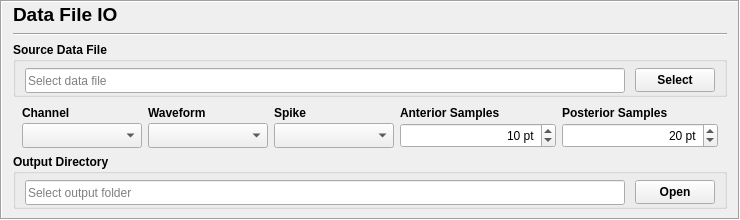
     <widget class="QFrame" name="dataFrame">
      <property name="minimumSize">
       <size>
        <width>740</width>
        <height>220</height>
       </size>
      </property>
      <property name="maximumSize">
       <size>
        <width>16777215</width>
        <height>220</height>
       </size>
      </property>
      <property name="frameShape">
       <enum>QFrame::Shape::Box</enum>
      </property>
      <property name="frameShadow">
       <enum>QFrame::Shadow::Sunken</enum>
      </property>
      <layout class="QVBoxLayout" name="dataLayout">
       <property name="topMargin">
        <number>0</number>
       </property>
       <property name="bottomMargin">
        <number>6</number>
       </property>
       <item>
        <widget class="QLabel" name="dataLabel">
         <property name="minimumSize">
          <size>
           <width>200</width>
           <height>25</height>
          </size>
         </property>
         <property name="maximumSize">
          <size>
           <width>16777215</width>
           <height>25</height>
          </size>
         </property>
         <property name="font">
          <font>
           <pointsize>14</pointsize>
           <bold>true</bold>
          </font>
         </property>
         <property name="text">
          <string>Data File IO</string>
         </property>
        </widget>
       </item>
       <item>
        <widget class="Line" name="dataLine">
         <property name="minimumSize">
          <size>
           <width>200</width>
           <height>0</height>
          </size>
         </property>
         <property name="orientation">
          <enum>Qt::Orientation::Horizontal</enum>
         </property>
        </widget>
       </item>
       <item>
        <widget class="QGroupBox" name="srcFileBox">
         <property name="minimumSize">
          <size>
           <width>650</width>
           <height>55</height>
          </size>
         </property>
         <property name="maximumSize">
          <size>
           <width>16777215</width>
           <height>55</height>
          </size>
         </property>
         <property name="font">
          <font>
           <bold>true</bold>
          </font>
         </property>
         <property name="title">
          <string>Source Data File</string>
         </property>
         <layout class="QHBoxLayout" name="srcBoxLayout">
          <property name="spacing">
           <number>10</number>
          </property>
          <property name="topMargin">
           <number>6</number>
          </property>
          <property name="bottomMargin">
           <number>6</number>
          </property>
          <item>
           <widget class="QLineEdit" name="srcFilePath">
            <property name="minimumSize">
             <size>
              <width>500</width>
              <height>25</height>
             </size>
            </property>
            <property name="maximumSize">
             <size>
              <width>16777215</width>
              <height>25</height>
             </size>
            </property>
            <property name="font">
             <font>
              <pointsize>9</pointsize>
              <bold>false</bold>
             </font>
            </property>
            <property name="placeholderText">
             <string>Select data file</string>
            </property>
           </widget>
          </item>
          <item>
           <widget class="QPushButton" name="srcFileSelect">
            <property name="minimumSize">
             <size>
              <width>80</width>
              <height>24</height>
             </size>
            </property>
            <property name="maximumSize">
             <size>
              <width>80</width>
              <height>24</height>
             </size>
            </property>
            <property name="font">
             <font>
              <pointsize>9</pointsize>
              <bold>true</bold>
             </font>
            </property>
            <property name="text">
             <string>Select</string>
            </property>
           </widget>
          </item>
         </layout>
        </widget>
       </item>
       <item>
        <layout class="QHBoxLayout" name="datSelLayout">
         <property name="leftMargin">
          <number>9</number>
         </property>
         <property name="rightMargin">
          <number>9</number>
         </property>
         <item>
          <layout class="QVBoxLayout" name="datChnLayout">
           <property name="spacing">
            <number>0</number>
           </property>
           <item>
            <widget class="QLabel" name="datChnLabel">
             <property name="minimumSize">
              <size>
               <width>0</width>
               <height>20</height>
              </size>
             </property>
             <property name="maximumSize">
              <size>
               <width>16777215</width>
               <height>20</height>
              </size>
             </property>
             <property name="font">
              <font>
               <pointsize>9</pointsize>
               <bold>true</bold>
              </font>
             </property>
             <property name="text">
              <string>Channel</string>
             </property>
            </widget>
           </item>
           <item>
            <widget class="QComboBox" name="datChnCombo">
             <property name="minimumSize">
              <size>
               <width>120</width>
               <height>25</height>
              </size>
             </property>
             <property name="maximumSize">
              <size>
               <width>120</width>
               <height>25</height>
              </size>
             </property>
             <property name="font">
              <font>
               <pointsize>9</pointsize>
               <bold>false</bold>
              </font>
             </property>
            </widget>
           </item>
          </layout>
         </item>
         <item>
          <layout class="QVBoxLayout" name="datWfmLayout">
           <property name="spacing">
            <number>0</number>
           </property>
           <item>
            <widget class="QLabel" name="datWfmLabel">
             <property name="minimumSize">
              <size>
               <width>0</width>
               <height>20</height>
              </size>
             </property>
             <property name="maximumSize">
              <size>
               <width>16777215</width>
               <height>20</height>
              </size>
             </property>
             <property name="font">
              <font>
               <pointsize>9</pointsize>
               <bold>true</bold>
              </font>
             </property>
             <property name="text">
              <string>Waveform</string>
             </property>
            </widget>
           </item>
           <item>
            <widget class="QComboBox" name="datWfmCombo">
             <property name="minimumSize">
              <size>
               <width>120</width>
               <height>25</height>
              </size>
             </property>
             <property name="maximumSize">
              <size>
               <width>120</width>
               <height>25</height>
              </size>
             </property>
             <property name="font">
              <font>
               <pointsize>9</pointsize>
               <bold>false</bold>
              </font>
             </property>
            </widget>
           </item>
          </layout>
         </item>
         <item>
          <layout class="QVBoxLayout" name="datSpkLayout">
           <property name="spacing">
            <number>0</number>
           </property>
           <item>
            <widget class="QLabel" name="datSpkLabel">
             <property name="minimumSize">
              <size>
               <width>0</width>
               <height>20</height>
              </size>
             </property>
             <property name="maximumSize">
              <size>
               <width>16777215</width>
               <height>20</height>
              </size>
             </property>
             <property name="font">
              <font>
               <pointsize>9</pointsize>
               <bold>true</bold>
              </font>
             </property>
             <property name="text">
              <string>Spike</string>
             </property>
            </widget>
           </item>
           <item>
            <widget class="QComboBox" name="datSpkCombo">
             <property name="minimumSize">
              <size>
               <width>120</width>
               <height>25</height>
              </size>
             </property>
             <property name="maximumSize">
              <size>
               <width>120</width>
               <height>25</height>
              </size>
             </property>
             <property name="font">
              <font>
               <pointsize>9</pointsize>
               <bold>false</bold>
              </font>
             </property>
            </widget>
           </item>
          </layout>
         </item>
         <item>
          <layout class="QVBoxLayout" name="smpAntLayout">
           <property name="spacing">
            <number>0</number>
           </property>
           <item>
            <widget class="QLabel" name="smpAntLabel">
             <property name="minimumSize">
              <size>
               <width>0</width>
               <height>20</height>
              </size>
             </property>
             <property name="maximumSize">
              <size>
               <width>16777215</width>
               <height>20</height>
              </size>
             </property>
             <property name="font">
              <font>
               <pointsize>9</pointsize>
               <bold>true</bold>
              </font>
             </property>
             <property name="text">
              <string>Anterior Samples</string>
             </property>
            </widget>
           </item>
           <item>
            <widget class="QSpinBox" name="smpAntSpinbox">
             <property name="minimumSize">
              <size>
               <width>120</width>
               <height>25</height>
              </size>
             </property>
             <property name="maximumSize">
              <size>
               <width>16777215</width>
               <height>25</height>
              </size>
             </property>
             <property name="alignment">
              <set>Qt::AlignmentFlag::AlignRight|Qt::AlignmentFlag::AlignTrailing|Qt::AlignmentFlag::AlignVCenter</set>
             </property>
             <property name="suffix">
              <string> pt</string>
             </property>
             <property name="maximum">
              <number>10000</number>
             </property>
             <property name="value">
              <number>10</number>
             </property>
            </widget>
           </item>
          </layout>
         </item>
         <item>
          <layout class="QVBoxLayout" name="smpPstLayout">
           <property name="spacing">
            <number>0</number>
           </property>
           <item>
            <widget class="QLabel" name="smpPstLabel">
             <property name="minimumSize">
              <size>
               <width>0</width>
               <height>20</height>
              </size>
             </property>
             <property name="maximumSize">
              <size>
               <width>16777215</width>
               <height>20</height>
              </size>
             </property>
             <property name="font">
              <font>
               <pointsize>9</pointsize>
               <bold>true</bold>
              </font>
             </property>
             <property name="text">
              <string>Posterior Samples</string>
             </property>
            </widget>
           </item>
           <item>
            <widget class="QSpinBox" name="smpPstSpinbox">
             <property name="minimumSize">
              <size>
               <width>120</width>
               <height>25</height>
              </size>
             </property>
             <property name="maximumSize">
              <size>
               <width>16777215</width>
               <height>25</height>
              </size>
             </property>
             <property name="alignment">
              <set>Qt::AlignmentFlag::AlignRight|Qt::AlignmentFlag::AlignTrailing|Qt::AlignmentFlag::AlignVCenter</set>
             </property>
             <property name="suffix">
              <string> pt</string>
             </property>
             <property name="maximum">
              <number>100000</number>
             </property>
             <property name="value">
              <number>20</number>
             </property>
            </widget>
           </item>
          </layout>
         </item>
        </layout>
       </item>
       <item>
        <widget class="QGroupBox" name="dstDirBox">
         <property name="minimumSize">
          <size>
           <width>650</width>
           <height>55</height>
          </size>
         </property>
         <property name="maximumSize">
          <size>
           <width>16777215</width>
           <height>55</height>
          </size>
         </property>
         <property name="font">
          <font>
           <bold>true</bold>
          </font>
         </property>
         <property name="title">
          <string>Output Directory</string>
         </property>
         <layout class="QHBoxLayout" name="dstBoxLayout">
          <property name="spacing">
           <number>10</number>
          </property>
          <property name="topMargin">
           <number>6</number>
          </property>
          <property name="bottomMargin">
           <number>6</number>
          </property>
          <item>
           <widget class="QLineEdit" name="dstDirPath">
            <property name="minimumSize">
             <size>
              <width>500</width>
              <height>25</height>
             </size>
            </property>
            <property name="maximumSize">
             <size>
              <width>16777215</width>
              <height>25</height>
             </size>
            </property>
            <property name="font">
             <font>
              <pointsize>9</pointsize>
              <bold>false</bold>
             </font>
            </property>
            <property name="placeholderText">
             <string>Select output folder</string>
            </property>
           </widget>
          </item>
          <item>
           <widget class="QPushButton" name="dstDirSelect">
            <property name="minimumSize">
             <size>
              <width>80</width>
              <height>24</height>
             </size>
            </property>
            <property name="maximumSize">
             <size>
              <width>80</width>
              <height>24</height>
             </size>
            </property>
            <property name="font">
             <font>
              <pointsize>9</pointsize>
              <bold>true</bold>
             </font>
            </property>
            <property name="text">
             <string>Open</string>
            </property>
           </widget>
          </item>
         </layout>
        </widget>
       </item>
      </layout>
     </widget>
